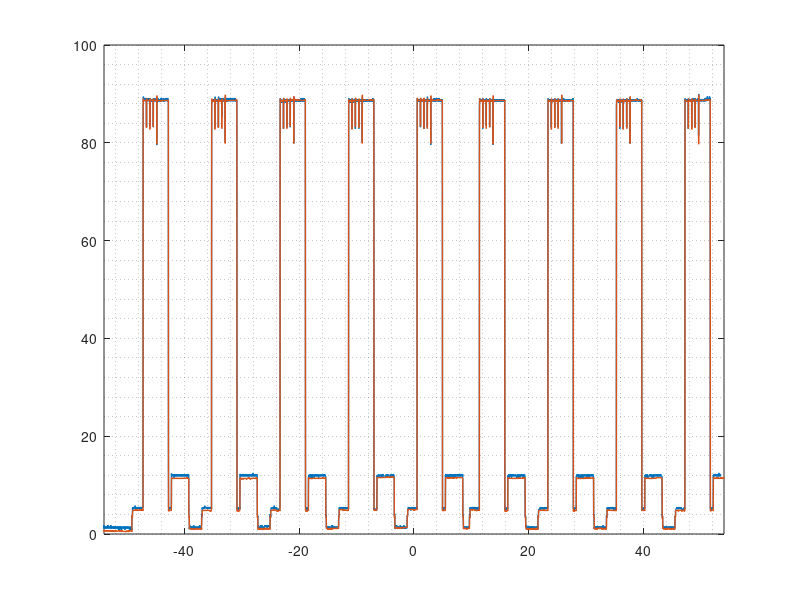

Write MATLAB code to recreate this figure. (Note: this script raises an error after producing the figure.)
clear; clc; 

load total_CC.mat

figure
plot(Times6,LM3671_1ohm*1000,'lineWidth',1)
hold on; grid minor; ylim([0 100]); xlim([-54 54])
plot(Times7,LM3671_2ohm*500,'lineWidth',1)
ax=gca;ax.FontSize=16;
title('Satellite beacon total current consumption measurements','fontSize',24);
xlabel('Time, s','fontSize',18);
ylabel('Current, mA','fontSize',18);
legend('LM3671 regulator - 1\Omega resistor','LM3671 regulator - 2\Omega resistor','fontSize',12);
        